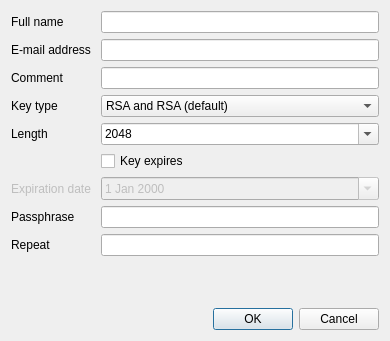
<?xml version="1.0" encoding="UTF-8"?>
<ui version="4.0">
 <class>AddKeyDlg</class>
 <widget class="QDialog" name="AddKeyDlg">
  <property name="geometry">
   <rect>
    <x>0</x>
    <y>0</y>
    <width>390</width>
    <height>341</height>
   </rect>
  </property>
  <property name="windowTitle">
   <string>Generate a new key pair</string>
  </property>
  <layout class="QGridLayout" name="gridLayout">
   <item row="0" column="1">
    <widget class="QLineEdit" name="lineName"/>
   </item>
   <item row="1" column="0">
    <widget class="QLabel" name="label_4">
     <property name="text">
      <string>E-mail address </string>
     </property>
    </widget>
   </item>
   <item row="4" column="0">
    <widget class="QLabel" name="label_2">
     <property name="text">
      <string>Length </string>
     </property>
    </widget>
   </item>
   <item row="10" column="0" colspan="2">
    <widget class="QDialogButtonBox" name="btnBox">
     <property name="orientation">
      <enum>Qt::Horizontal</enum>
     </property>
     <property name="standardButtons">
      <set>QDialogButtonBox::Cancel|QDialogButtonBox::Ok</set>
     </property>
     <property name="centerButtons">
      <bool>false</bool>
     </property>
    </widget>
   </item>
   <item row="1" column="1">
    <widget class="QLineEdit" name="lineEmail"/>
   </item>
   <item row="2" column="0">
    <widget class="QLabel" name="label_5">
     <property name="text">
      <string>Comment </string>
     </property>
    </widget>
   </item>
   <item row="2" column="1">
    <widget class="QLineEdit" name="lineComment"/>
   </item>
   <item row="9" column="0">
    <spacer name="verticalSpacer">
     <property name="orientation">
      <enum>Qt::Vertical</enum>
     </property>
     <property name="sizeHint" stdset="0">
      <size>
       <width>20</width>
       <height>0</height>
      </size>
     </property>
    </spacer>
   </item>
   <item row="0" column="0">
    <widget class="QLabel" name="label_3">
     <property name="text">
      <string>Full name </string>
     </property>
    </widget>
   </item>
   <item row="6" column="1">
    <widget class="QDateEdit" name="dateExpiration">
     <property name="enabled">
      <bool>false</bool>
     </property>
     <property name="calendarPopup">
      <bool>true</bool>
     </property>
    </widget>
   </item>
   <item row="6" column="0">
    <widget class="QLabel" name="lblExpiration">
     <property name="enabled">
      <bool>false</bool>
     </property>
     <property name="text">
      <string>Expiration date </string>
     </property>
    </widget>
   </item>
   <item row="3" column="1">
    <widget class="QComboBox" name="cmbType">
     <item>
      <property name="text">
       <string>RSA and RSA (default)</string>
      </property>
     </item>
     <item>
      <property name="text">
       <string>DSA and Elgamal</string>
      </property>
     </item>
     <item>
      <property name="text">
       <string>DSA (sign only)</string>
      </property>
     </item>
     <item>
      <property name="text">
       <string>RSA (sign only)</string>
      </property>
     </item>
    </widget>
   </item>
   <item row="3" column="0">
    <widget class="QLabel" name="label">
     <property name="text">
      <string>Key type </string>
     </property>
    </widget>
   </item>
   <item row="5" column="1">
    <widget class="QCheckBox" name="chkExpires">
     <property name="text">
      <string>Key expires</string>
     </property>
    </widget>
   </item>
   <item row="4" column="1">
    <widget class="QComboBox" name="cmbLength">
     <property name="editable">
      <bool>true</bool>
     </property>
     <property name="currentIndex">
      <number>1</number>
     </property>
     <item>
      <property name="text">
       <string>1024</string>
      </property>
     </item>
     <item>
      <property name="text">
       <string>2048</string>
      </property>
     </item>
     <item>
      <property name="text">
       <string>3072</string>
      </property>
     </item>
     <item>
      <property name="text">
       <string>4098</string>
      </property>
     </item>
    </widget>
   </item>
   <item row="7" column="0">
    <widget class="QLabel" name="label_7">
     <property name="text">
      <string>Passphrase </string>
     </property>
    </widget>
   </item>
   <item row="8" column="0">
    <widget class="QLabel" name="label_8">
     <property name="text">
      <string>Repeat </string>
     </property>
    </widget>
   </item>
   <item row="7" column="1">
    <widget class="QLineEdit" name="linePass">
     <property name="echoMode">
      <enum>QLineEdit::Password</enum>
     </property>
    </widget>
   </item>
   <item row="8" column="1">
    <widget class="QLineEdit" name="linePass2">
     <property name="echoMode">
      <enum>QLineEdit::Password</enum>
     </property>
    </widget>
   </item>
  </layout>
 </widget>
 <tabstops>
  <tabstop>lineName</tabstop>
  <tabstop>lineEmail</tabstop>
  <tabstop>lineComment</tabstop>
  <tabstop>cmbType</tabstop>
  <tabstop>cmbLength</tabstop>
  <tabstop>chkExpires</tabstop>
  <tabstop>dateExpiration</tabstop>
  <tabstop>linePass</tabstop>
  <tabstop>linePass2</tabstop>
  <tabstop>btnBox</tabstop>
 </tabstops>
 <resources/>
 <connections>
  <connection>
   <sender>btnBox</sender>
   <signal>accepted()</signal>
   <receiver>AddKeyDlg</receiver>
   <slot>accept()</slot>
   <hints>
    <hint type="sourcelabel">
     <x>257</x>
     <y>472</y>
    </hint>
    <hint type="destinationlabel">
     <x>157</x>
     <y>274</y>
    </hint>
   </hints>
  </connection>
  <connection>
   <sender>btnBox</sender>
   <signal>rejected()</signal>
   <receiver>AddKeyDlg</receiver>
   <slot>reject()</slot>
   <hints>
    <hint type="sourcelabel">
     <x>325</x>
     <y>472</y>
    </hint>
    <hint type="destinationlabel">
     <x>286</x>
     <y>274</y>
    </hint>
   </hints>
  </connection>
  <connection>
   <sender>chkExpires</sender>
   <signal>toggled(bool)</signal>
   <receiver>AddKeyDlg</receiver>
   <slot>setEnabledExpiration(bool)</slot>
   <hints>
    <hint type="sourcelabel">
     <x>135</x>
     <y>181</y>
    </hint>
    <hint type="destinationlabel">
     <x>368</x>
     <y>175</y>
    </hint>
   </hints>
  </connection>
  <connection>
   <sender>linePass</sender>
   <signal>textEdited(QString)</signal>
   <receiver>AddKeyDlg</receiver>
   <slot>checkPass()</slot>
   <hints>
    <hint type="sourcelabel">
     <x>180</x>
     <y>247</y>
    </hint>
    <hint type="destinationlabel">
     <x>366</x>
     <y>239</y>
    </hint>
   </hints>
  </connection>
  <connection>
   <sender>linePass2</sender>
   <signal>textEdited(QString)</signal>
   <receiver>AddKeyDlg</receiver>
   <slot>checkPass()</slot>
   <hints>
    <hint type="sourcelabel">
     <x>341</x>
     <y>273</y>
    </hint>
    <hint type="destinationlabel">
     <x>362</x>
     <y>324</y>
    </hint>
   </hints>
  </connection>
 </connections>
 <slots>
  <slot>setEnabledExpiration(bool)</slot>
  <slot>checkPass()</slot>
 </slots>
</ui>
